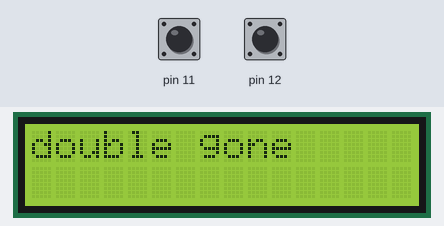
The sketch below on a simulated Arduino Uno, built with avr-gcc and run on an emulated ATmega328P. On the bench: 16×2 character LCD. Inputs (shaded band) come from the test bench; at power-on: pin 11 HIGH, pin 12 HIGH.

Above: at 1.2 s.
1.3 s: pin 11 pulled LOW for 1.25 s
At 2.9 s:
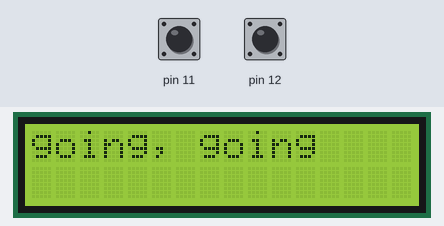
5.6 s: pin 12 pulled LOW for 1.25 s
At 6.5 s:
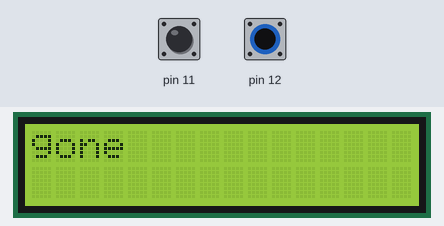
8.3 s: pin 12 pulled LOW for 3.2 s
13.0 s: pin 11 pulled LOW for 1.25 s
At 13.5 s:
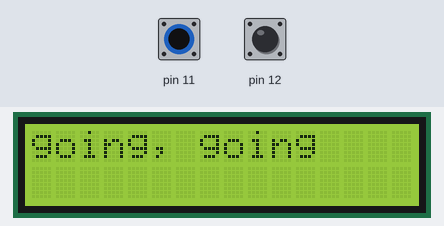
18.3 s: pin 11 pulled LOW for 3.2 s
23.0 s: pin 11 driven LOW and pin 12 driven LOW
At 25.1 s:
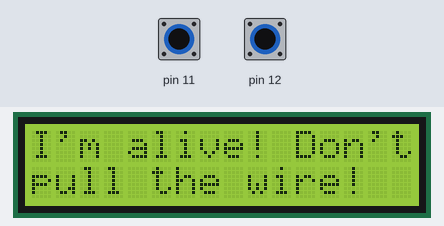
Timing chart, 0 to 26.3 s (numbered marks = the images above; inputs shaded):
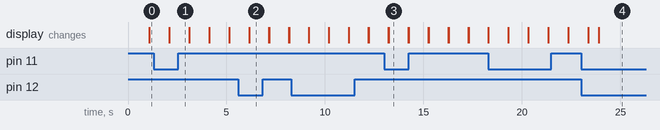

The sketch:

final_project_two_wire_prototype.ino
```cpp
#include "Wire.h"
#include "Adafruit_LiquidCrystal.h"

Adafruit_LiquidCrystal lcd(0);

void setup() {
  pinMode(12, INPUT_PULLUP);
  pinMode(11, INPUT_PULLUP);
  lcd.begin(16, 2);
}

void loop() {
  lcd.setCursor(0, 0);
  digitalWrite(12, HIGH);
  digitalWrite(11, HIGH);
  int wireStatus=digitalRead(12);
  int wireStatus2=digitalRead(11);
  if ((wireStatus==LOW) && (wireStatus2==LOW)) {
        lcd.print("I'm alive! Don't");
        delay(500);
        lcd.setCursor(0,1);
        lcd.print("pull the wire!");
  }
    else if ((wireStatus==HIGH) && (wireStatus2==LOW)) {
      lcd.print("going, going");
      delay(1000);
      lcd.clear();
    }
    else if ((wireStatus==LOW) && (wireStatus2==HIGH)) {
      lcd.print("gone");
      delay(1000);
      lcd.clear();
          }
    else if ((wireStatus==HIGH) && (wireStatus2==HIGH)) {
      lcd.print("double gone");
      delay(1000);
      lcd.clear();
  }
}
```

Measured:
- after the input at 1.3 s, the display: first differs from a run without the input after 0.80 s (image 1)
- after the input at 5.6 s, the display: first differs from a run without the input after 0.55 s (image 2)
- after the input at 13.0 s, the display: first differs from a run without the input after 0.23 s (image 3)
- after the input at 23.0 s, the display: first differs from a run without the input after 0.38 s (image 4 shows a later state)
- what the display in image 3 shows lasts 1.0 s, from 13.2 s to 14.2 s
